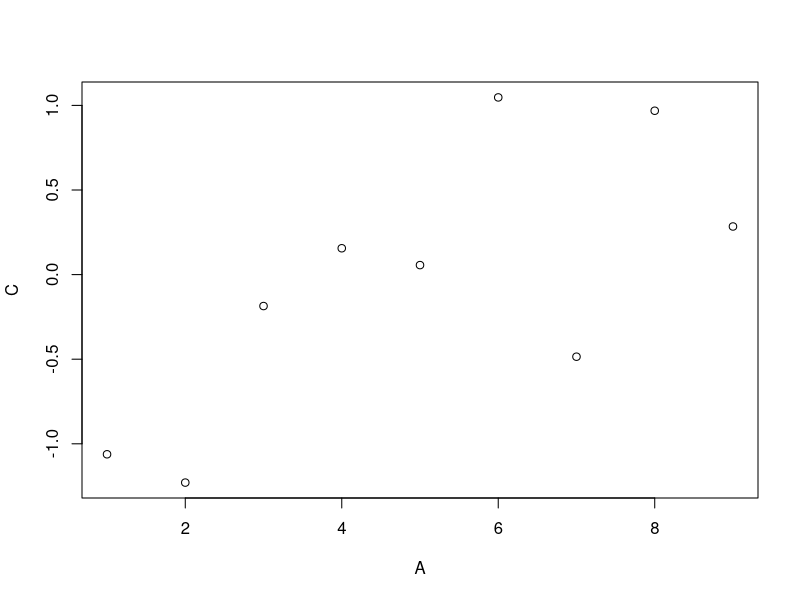

Here is the R script that generated this plot:
# Pacote data.table

# Configurando o diretório de trabalho
setwd("C:/Users/Julia/Desktop/CienciaDeDados/1.Big-Data-Analytics-com-R-e-Microsoft-Azure-Machine-Learning/7.Manipulacao-de-Dados-com-R")
getwd()


# Instalando e carregando pacotes

install.packages("data.table")

library(data.table)
library(plyr)
library(dplyr)



# - Objeto data.table herda de data.frame.
# - O pacote data.table oferece melhoria na performance do que o data.frame.



# Criando um data.table

vec1 <- c(1, 2, 3, 4)
vec2 <- c('Vermelho', 'verde', 'Azul', 'Laranja')

dt1 <- data.table(vec1, vec2)
dt1
class(dt1)



# Aplicando Slicing no data,table

dt2 <- data.table(A = 1:9, B = c('Z', 'W', 'Q'), C = rnorm(9), D = TRUE)
dt2

dt2_sl1 <- dt2[3:5, ]
dt2_sl1

dt2_sl2 <- dt2[, .(B, C)]
dt2_sl2

# Aplicando função ao data.table

dt2_funcao1 <- dt2[, .(Total_Col_A = sum(A), Mean_Col_C = mean(C))]
dt2_funcao1

dt2_funcao2 <- dt2[, plot(A, C)]

dt2_funcao3 <- dt2[, .(MySum_Col_A = sum(A)), by = .(Grp = A%%2)]
dt2_funcao3


# Definindo os valores por grupos

dt3 <- data.table(B = c('a', 'b', 'c', 'd', 'e', 'a', 'b', 'c', 'd', 'e'),
                  val = as.integer(c(6:10, 1:5)))
dt3







